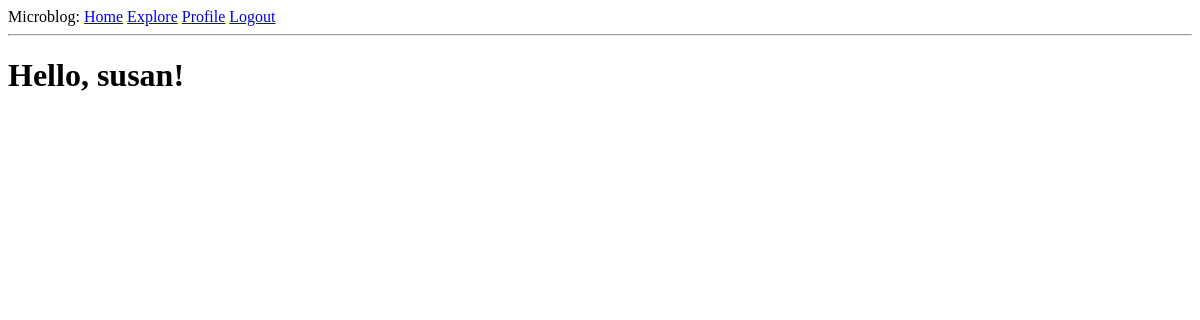
The page /explore (signed in) on the database as committed earlier.
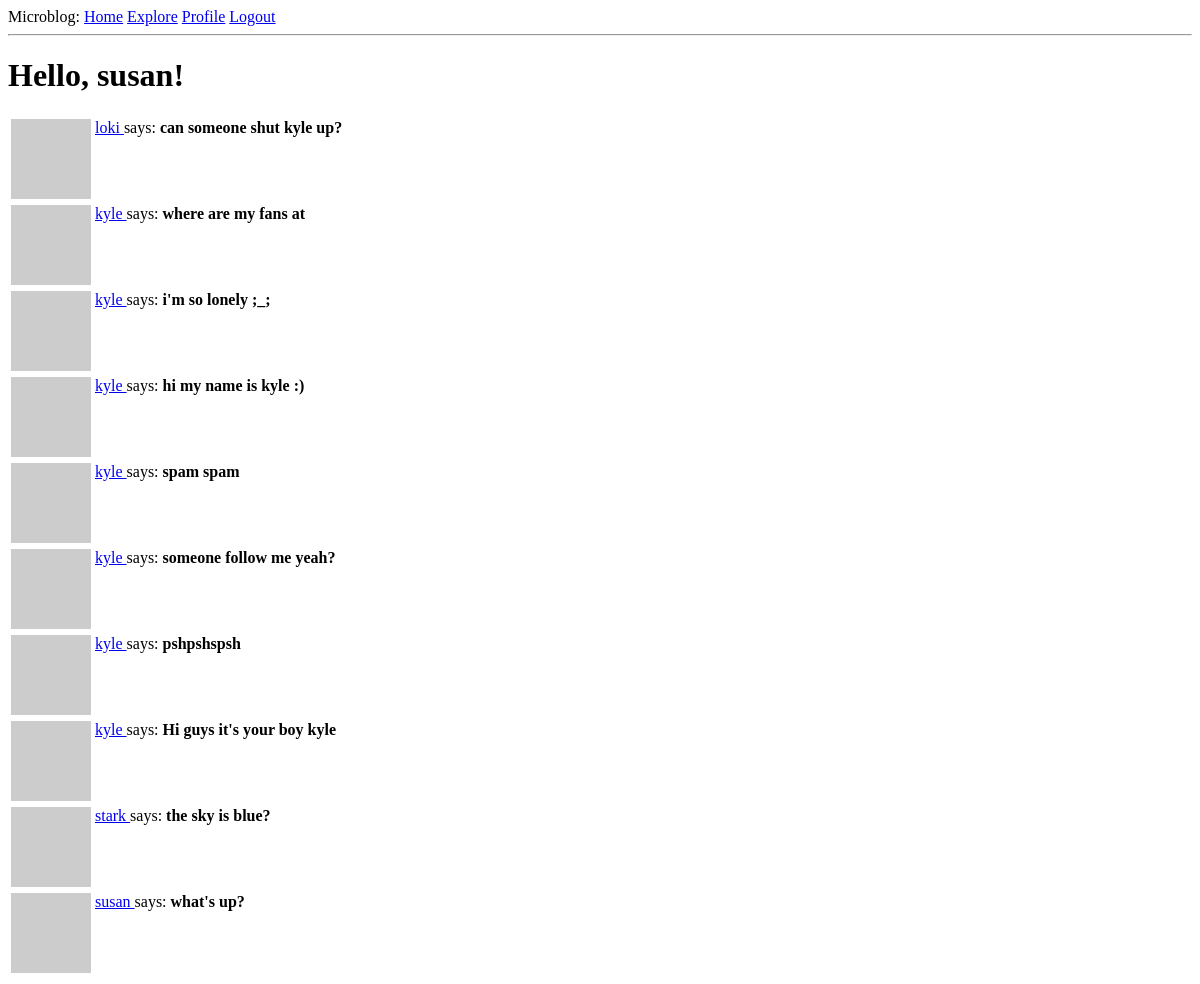
The same page on the database as committed later.
### app/models.py (models this page shows, shortened)
class User(UserMixin, db.Model):
  id = db.Column(db.Integer, primary_key=True)
  username = db.Column(db.String(64), index=True, unique=True)
  email = db.Column(db.String(120), index=True, unique=True)
  password_hash = db.Column(db.String(128))
  posts = db.relationship('Post', backref='author', lazy='dynamic')
  about_me = db.Column(db.String(140))
  last_seen = db.Column(db.DateTime, default=datetime.utcnow)
  followed = db.relationship(
    'User', secondary=followers,
    primaryjoin=(followers.c.follower_id == id),
    secondaryjoin=(followers.c.followed_id == id),
    backref=db.backref('followers', lazy='dynamic'), lazy='dynamic'
  )
  def avatar(self, size):
    digest = md5(self.email.lower().encode('utf-8')).hexdigest()
    return 'https://www.gravatar.com/avatar/{}?d=identicon&s={}'.format(
      digest, size
    )

class Post(db.Model):
  id = db.Column(db.Integer, primary_key=True)
  body = db.Column(db.String(140))
  timestamp = db.Column(db.DateTime, index=True, default=datetime.utcnow)
  user_id = db.Column(db.Integer, db.ForeignKey('user.id'))

### app/routes.py (the view)
@app.route('/explore')
@login_required
def explore():
  page = request.args.get('page', 1, type=int)
  posts = Post.query.order_by(Post.timestamp.desc()).paginate(
    page, app.config['POSTS_PER_PAGE'], False
  )
  next_url = url_for('explore', page=posts.next_num) \
    if posts.has_next else None
  prev_url = url_for('explore', page=posts.prev_num) \
    if posts.has_prev else None
  return render_template('index.html', title='Explore',
    posts=posts.items, next_url=next_url, prev_url=prev_url)

### app/models.py (called while the page is built)
@login.user_loader
def load_user(id):
  return User.query.get(int(id))

### app/routes.py (called while the page is built)
@app.before_request
def before_request():
  if current_user.is_authenticated:
    current_user.last_seen = datetime.utcnow()
    db.session.commit()

### app/templates/index.html (shortened to what this page needs)
{% extends 'base.html' %}
{% block content %}
  <h1>Hello, {{current_user.username}}!</h1>
  {% for post in posts %}
    {% include '_post.html' %}
  {% endfor %}
{% endblock %}

### app/templates/base.html (shortened to what this page needs)
<html>
  <head>
  </head>
  <body>
    <div>
      Microblog:
      <a href="{{url_for('index')}}">Home</a>
      {% if current_user.is_anonymous %}
      <a href="{{url_for('login')}}">Login</a>
      {% else %}
      <a href="{{url_for('explore')}}">Explore</a>
      <a href="{{url_for('user', username=current_user.username)}}">Profile</a>
      <a href="{{url_for('logout')}}">Logout</a>
      {% endif %}
    </div>
    <hr>
    {% block content %}{% endblock %}
  </body>
</html>

### app/templates/_post.html
<table>
  <tr valign="top">
    <td><img src="{{post.author.avatar(36)}}"></td>
    <td>
      <a href="{{url_for('user', username=post.author.username)}}">
        {{post.author.username}}
      </a>
       says: <b>{{post.body}}</b></td>
  </tr>
</table>

Rows that differ between the two databases and show on the page:
added Post: author.username "loki", body "can someone shut kyle up?"
added Post: author.username "kyle", body "where are my fans at"
added Post: author.username "kyle", body "i'm so lonely ;_;"
added Post: author.username "kyle", body "hi my name is kyle :)"
added Post: author.username "kyle", body "spam spam"
added Post: author.username "kyle", body "someone follow me yeah?"
added Post: author.username "kyle", body "pshpshspsh"
added Post: author.username "kyle", body "Hi guys it's your boy kyle"
added Post: author.username "stark", body "the sky is blue?"
added Post: author.username "susan", body "what's up?"
